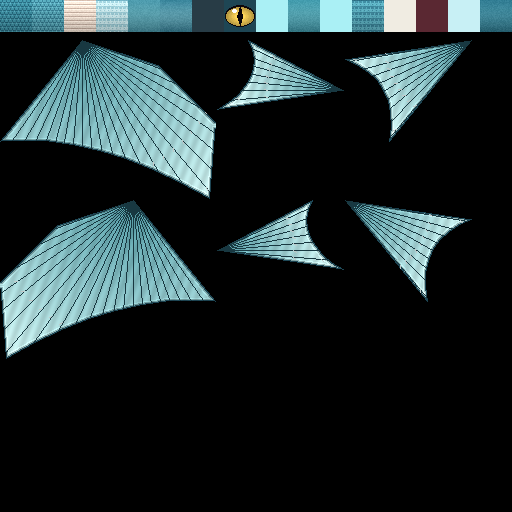
#> input picture LegacyOfEtheria/tools/dragon_src/etheria_pdrg_veldanava.png, 512 x 512 px
$ python -i engine.py   (imports and definitions only)
#> lines starting #> are read from the running program, lines starting #| are printed output that depends on the picture
"""Motor de vídeo da aula: desenho vetorial (Pillow), animações, legendas, voz (espeak-ng/MBROLA) e montagem (ffmpeg).

Tudo é gerado por código — nenhuma imagem de banco externo. Cada elemento visual tem função didática."""
from __future__ import annotations

import math
import re
import subprocess
import tempfile
import wave
from dataclasses import dataclass, field
from pathlib import Path
from typing import Callable

from PIL import Image, ImageDraw, ImageFilter, ImageFont

W, H, FPS = 1920, 1080, 24

# ----------------------------------------------------------------------------- paleta
NAVY = (8, 22, 46)
NAVY_2 = (13, 34, 68)
NAVY_3 = (20, 48, 92)
WHITE = (244, 247, 252)
GOLD = (212, 175, 90)
GOLD_SOFT = (176, 146, 78)
GRAY = (150, 164, 188)
GRAY_D = (86, 102, 130)
RED = (226, 96, 96)
GREEN = (110, 200, 160)
CYAN = (110, 190, 230)

FONT_DIRS = ["/usr/share/fonts/opentype/inter", "/usr/share/fonts/truetype/dejavu", "/usr/share/fonts/truetype/crosextra",
             "/usr/share/fonts/truetype/liberation"]
FONT_FILES = {
    "sans": "Inter-Regular.otf", "sans-med": "Inter-Medium.otf", "sans-semi": "Inter-SemiBold.otf", "sans-bold": "Inter-Bold.otf",
    "serif": "Caladea-Bold.ttf", "serif-reg": "Caladea-Regular.ttf",
}
_font_cache: dict = {}


# [14 lines left out: function font, not called in this run]


def rgba(c, a=255):
    return (c[0], c[1], c[2], a)


def ease_out(t: float) -> float:
    t = max(0.0, min(1.0, t))
    return 1 - (1 - t) ** 3


def ease_io(t: float) -> float:
    t = max(0.0, min(1.0, t))
    return t * t * (3 - 2 * t)


# ----------------------------------------------------------------------------- ícones (coordenadas 0..100)
class Pen:
    """Desenha em 0..100 com superamostragem 4x e devolve um sprite RGBA."""

    # [6 lines left out: function __init__, not called in this run]

    def p(self, *v):
        return [x * self.k for x in v]

    # [6 lines left out: function rect, not called in this run]

    def ell(self, x0, y0, x1, y1, fill=None, outline=None, w=0):
        self.d.ellipse(self.p(x0, y0, x1, y1), fill=fill, outline=outline, width=int(w * self.k))

    # [13 lines left out: functions poly, line, not called in this run]

    def arc(self, box, a0, a1, fill, w=3):
        self.d.arc(self.p(*box), a0, a1, fill=fill, width=int(w * self.k))

    def done(self) -> Image.Image:
        return self.im.resize((self.size, self.size), Image.LANCZOS)


def _person(pen: Pen, cx, top, scale, col):
    pen.ell(cx - 13 * scale, top, cx + 13 * scale, top + 26 * scale, fill=col)
    pen.d.pieslice(pen.p(cx - 28 * scale, top + 32 * scale, cx + 28 * scale, top + 32 * scale + 62 * scale), 180, 360, fill=col)


# [213 lines left out: functions icon, person_pose, wrap_text, text_sprite, rich_text_sprite, not called in this run]


# ----------------------------------------------------------------------------- elementos e cenas
@dataclass
class El:
    make: Callable[[], Image.Image]
    x: int
    y: int
    anchor: str = "tl"                         # tl | mm | tc | tr | ml
    at: tuple = (0, 0.0)                       # (índice da frase, deslocamento em s)
    dur: float = 0.6
    anim: str = "fade_up"                      # fade | fade_up | pop | wipe | none
    until: tuple | None = None
    dynamic: Callable[[float], Image.Image] | None = None   # recebe tempo local (s) desde o aparecimento
    _sprite: Image.Image | None = field(default=None, repr=False)
    label: str = ""

    # [16 lines left out: functions sprite, origin, not called in this run]


@dataclass
class Phrase:
    text: str
    pause: float = 0.28


@dataclass
class Scene:
    sid: str
    tag: str
    block: int
    phrases: list[Phrase]
    tail: float = 0.35
    els: list[El] = field(default_factory=list)
    motif: str | None = None
    notes: str = ""                              # direção de arte/animação para o roteiro
    extra: float = 0.0                           # silêncio adicional ao final (ex.: tempo de reflexão)
    # preenchidos na montagem da linha do tempo:
    t0: float = 0.0
    t1: float = 0.0
    ph_times: list[tuple[float, float]] = field(default_factory=list)

    def add(self, el: El) -> El:
        self.els.append(el)
        return el


def txt(text, x, y, size=44, color=WHITE, kind="sans-semi", anchor="tl", at=(0, 0.0), max_w=None, align="left",
        anim="fade_up", dur=0.6, until=None, line_h=1.25) -> El:
    return El(lambda: text_sprite(text, size, color, kind, max_w, align, line_h), x, y, anchor, at, dur, anim, until, label=text)


def ico(name, x, y, size=160, anchor="mm", at=(0, 0.0), col=WHITE, acc=GOLD, anim="pop", dur=0.6, until=None, **kw) -> El:
    return El(lambda: icon(name, size, col, acc, **kw), x, y, anchor, at, dur, anim, until, label=f"[ícone {name}]")


# [10 lines left out: function panel, not called in this run]


def box(x, y, w, h, at=(0, 0.0), fill=NAVY_2, border=GOLD_SOFT, anchor="tl", anim="fade_up", dur=0.6, radius=28, glow=False, until=None) -> El:
    return El(lambda: panel(w, h, fill, border, radius, glow=glow), x - (30 if glow and anchor == "tl" else 0),
              y - (30 if glow and anchor == "tl" else 0), anchor, at, dur, anim, until, label="[painel]")


# [26 lines left out: functions pill, arrow_el, not called in this run]


def dyn(fn: Callable[[float], Image.Image], x, y, anchor="mm", at=(0, 0.0), dur=0.5, until=None) -> El:
    return El(lambda: fn(0.0), x, y, anchor, at, dur, "fade", until, dynamic=fn, label="[animação]")


# ----------------------------------------------------------------------------- fundo e legendas
TERMS = ["Direitos Humanos", "direito-pretensão", "direito-liberdade", "direito-poder", "direito-imunidade", "liberdade", "igualdade",
         "dignidade", "universalidade", "essencialidade", "superioridade normativa", "preferenciabilidade", "reciprocidade",
         "fundamentalidade formal", "fundamentalidade material", "subjetivo", "objetivo", "conduta ativa", "conduta passiva",
         "pretensão", "imunidade", "poder", "formal", "material", "direito a ter direitos", "Constituição", "tratados internacionais"]

_bg_cache: dict = {}


def background(scene: Scene) -> Image.Image:
    key = (scene.block, scene.motif)
    if key in _bg_cache:
        return _bg_cache[key].copy()
    base = Image.new("RGB", (W, H), NAVY)
    px = Image.linear_gradient("L").resize((W, H))
    top = Image.new("RGB", (W, H), NAVY_3)
    base = Image.composite(Image.new("RGB", (W, H), (5, 12, 28)), top, px)   # topo claro -> base escura
    base = base.convert("RGBA")
    d = ImageDraw.Draw(base)
    # linhas finas (grade sutil) e vinheta
    grid = Image.new("RGBA", (W, H), (0, 0, 0, 0))
    gd = ImageDraw.Draw(grid)
    for x in range(0, W, 120):
        gd.line([(x, 0), (x, H)], fill=(255, 255, 255, 6))
    for y in range(0, H, 120):
        gd.line([(0, y), (W, y)], fill=(255, 255, 255, 6))
    base.alpha_composite(grid)
    vign = Image.new("L", (W, H), 0)
    ImageDraw.Draw(vign).ellipse((-W * 0.25, -H * 0.35, W * 1.25, H * 1.35), fill=255)
    vign = vign.filter(ImageFilter.GaussianBlur(220))
    dark = Image.new("RGBA", (W, H), (2, 6, 16, 150))
    base.alpha_composite(Image.composite(Image.new("RGBA", (W, H), (0, 0, 0, 0)), dark, vign))
    if scene.motif:
        m = icon(scene.motif, 760, WHITE, GOLD)
        faint = Image.new("RGBA", m.size, (0, 0, 0, 0))
        r, g, b, a = m.split()
        faint = Image.merge("RGBA", (r, g, b, a.point(lambda v: int(v * 0.045))))
        base.alpha_composite(faint, (W - 800, 150))
    # cabeçalho
    base.alpha_composite(text_sprite("AULA · DIREITOS HUMANOS", 22, GRAY, "sans-semi"), (64, 36))
    if scene.tag:
        t = text_sprite(scene.tag, 26, GOLD, "sans-bold")
        base.alpha_composite(t, (64, 70))
    # progresso por blocos (7)
    for i in range(1, 8):
        col = GOLD if i == scene.block else (GRAY_D if i > scene.block else GOLD_SOFT)
        d.rounded_rectangle((W - 64 - (8 - i) * 46, 48, W - 64 - (8 - i) * 46 + 34, 56), radius=4, fill=rgba(col))
    _bg_cache[key] = base
    return base.copy()


_sub_cache: dict = {}


# [160 lines left out: functions subtitle_sprite, el_state, is_animating, signature, render_frame, _paste_clipped and 5 more, not called in this run]

>>> import cv2
>>> picture = cv2.imread('../LegacyOfEtheria/tools/dragon_src/etheria_pdrg_veldanava.png', cv2.IMREAD_GRAYSCALE)
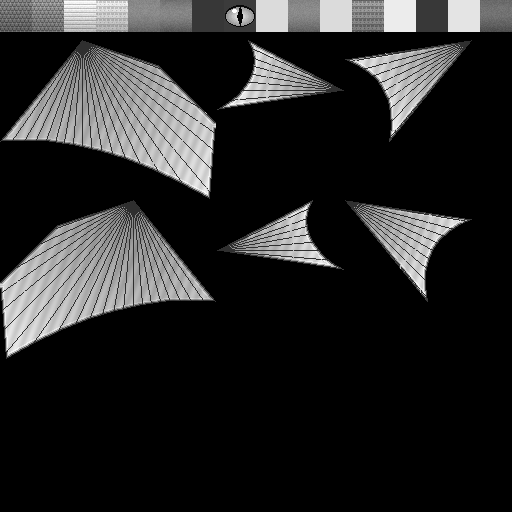
#> picture: shape (512, 512); min 0, max 255, mean 38.5
#> (the run stopped early here; a loop or call above may not have finished)

$ run again, on LegacyOfEtheria/tools/dragon_src/etheria_pdrg_velgrynd.png
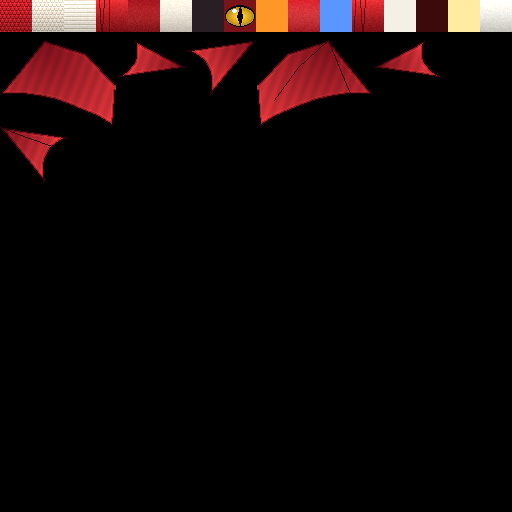
#> input picture LegacyOfEtheria/tools/dragon_src/etheria_pdrg_velgrynd.png, 512 x 512 px
#> `picture = cv2.imread('../LegacyOfEtheria/tools/dragon_src/etheria_pdrg..`:
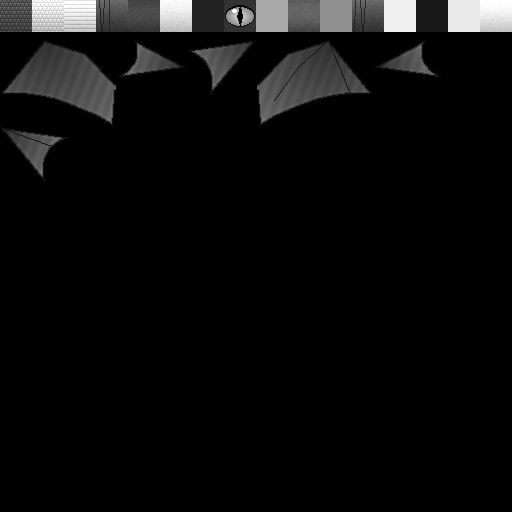
#> picture: shape (512, 512); min 0, max 255, mean 12.3

$ run again, on LegacyOfEtheria/tools/dragon_src/etheria_pdrg_velzard.png
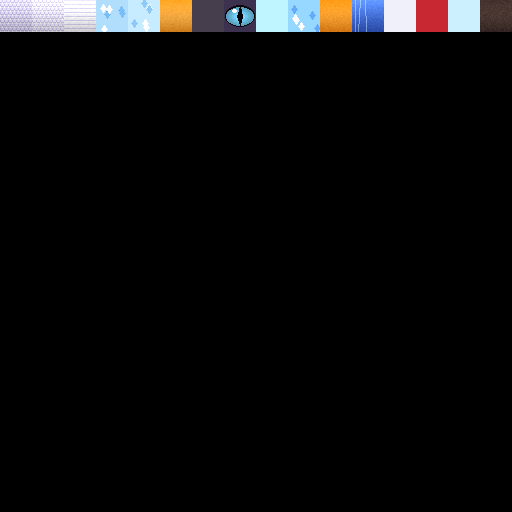
#> input picture LegacyOfEtheria/tools/dragon_src/etheria_pdrg_velzard.png, 512 x 512 px
#> `picture = cv2.imread('../LegacyOfEtheria/tools/dragon_src/etheria_pdrg..`:
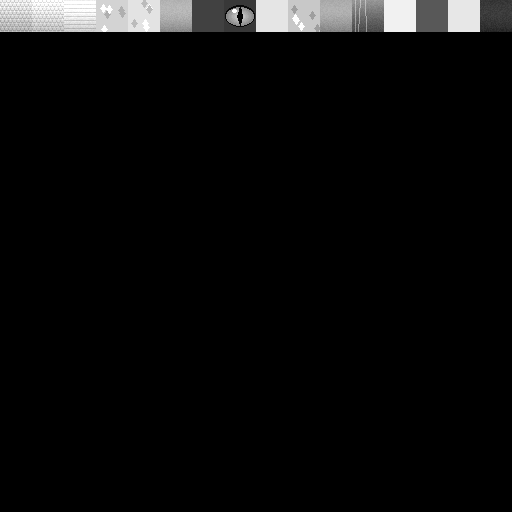
#> picture: shape (512, 512); min 0, max 255, mean 10.7
